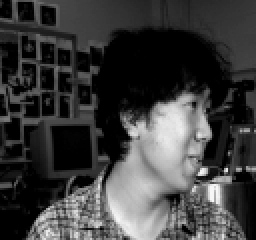
#> input picture cmu_face_images/an2i/an2i_left_happy_open.pgm, 128 x 120 px (shown 2 times larger)
$ python canny_edge_detection.py ../cmu_face_images/an2i/an2i_left_happy_open.pgm ../cmu_face_images/an2i/an2i_left_happy_sunglasses.pgm
#> lines starting #> are read from the running program, lines starting #| are printed output that depends on the picture
import cv2

def canny_edge_detection(input_image_path, output_image_path):
    image = cv2.imread(input_image_path, cv2.IMREAD_GRAYSCALE)
#> image is the input picture: shape (120, 128); min 0, max 248, mean 61.1
    if image is None:
        raise FileNotFoundError(f"Image not found: {input_image_path}")

    edges = cv2.Canny(image, 100, 200)
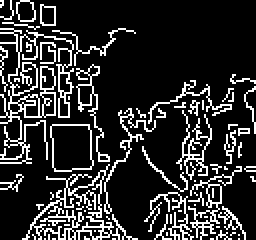
#> edges: shape (120, 128) (shown 2 times larger); 17.7% white in thin lines or dots
    cv2.imwrite(output_image_path, edges)
    print(f"Processed {input_image_path} -> {output_image_path}")

if __name__ == "__main__":
    import sys
    if len(sys.argv) != 3:
        print("Usage: python canny_edge_detection.py <input_image_path> <output_image_path>")
    else:
        canny_edge_detection(sys.argv[1], sys.argv[2])

$ run again, on cmu_face_images/an2i/an2i_right_angry_open.pgm
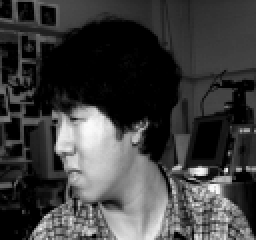
#> input picture cmu_face_images/an2i/an2i_right_angry_open.pgm, 128 x 120 px (shown 2 times larger)
#> in canny_edge_detection, image is the input picture: shape (120, 128); min 0, max 250, mean 61.6
#> in canny_edge_detection, `edges = cv2.Canny(image, 100, 200)`:
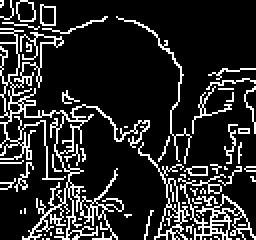
#> edges: shape (120, 128) (shown 2 times larger); 16.4% white in thin lines or dots
